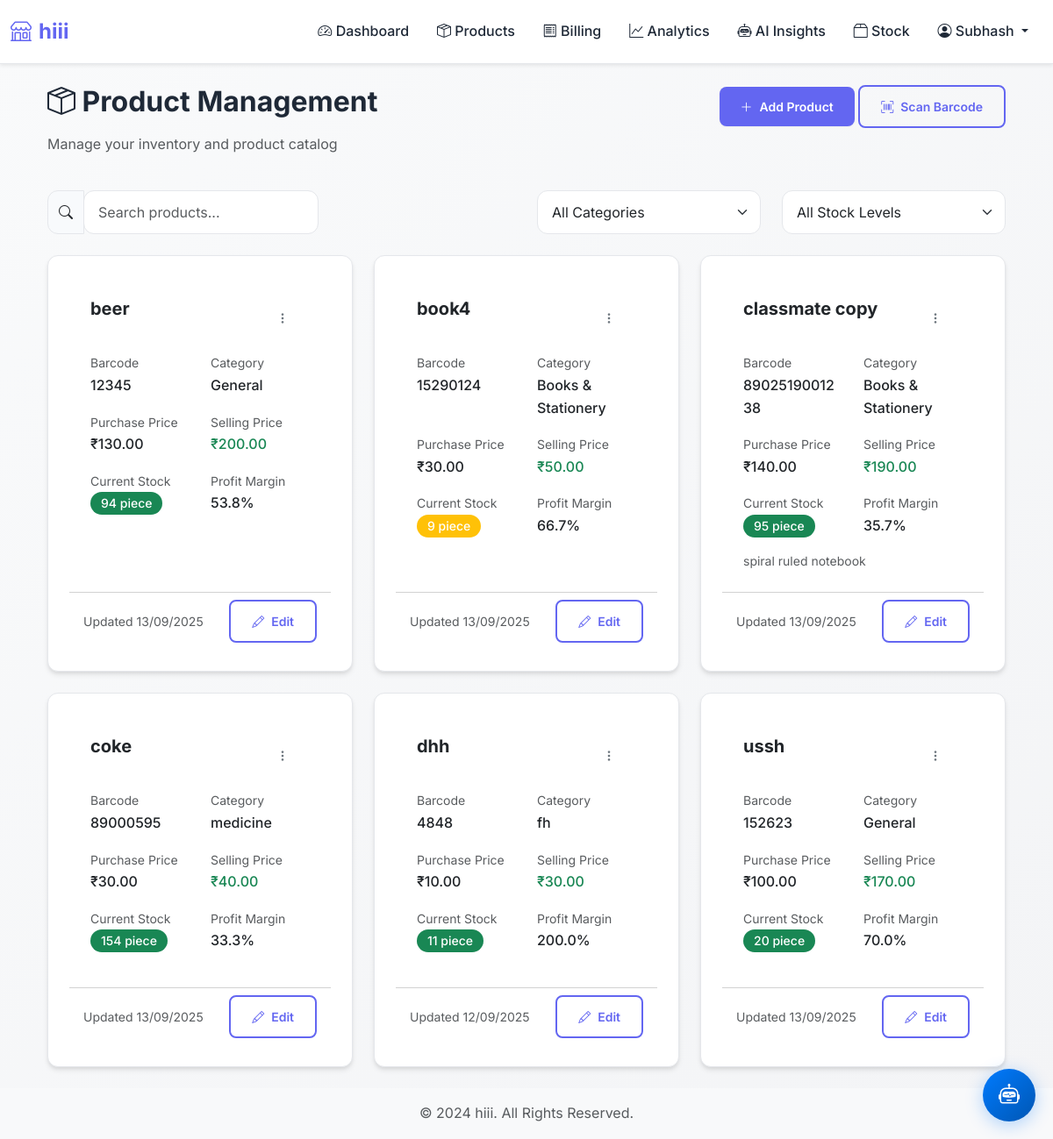
Screenshot of /products (signed in) with the database file from the repository.
### models.py (models this page shows, shortened)
class User(UserMixin, db.Model):
    __tablename__ = 'users'
    id = db.Column(db.Integer, primary_key=True)
    username = db.Column(db.String(80), unique=True, nullable=False)
    password_hash = db.Column(db.String(120), nullable=False)
    shop_name = db.Column(db.String(200))
    shop_address = db.Column(db.String(500))
    phone = db.Column(db.String(20))
    email = db.Column(db.String(120))
    min_stock_alert_threshold = db.Column(db.Integer, default=5) # New field
    session_timeout = db.Column(db.Integer, default=60)
    two_factor_auth = db.Column(db.Boolean, default=False)
    theme = db.Column(db.String(20), default='light')
    accent_color = db.Column(db.String(20), default='blue')
    items_per_page = db.Column(db.Integer, default=25)
    compact_mode = db.Column(db.Boolean, default=False)
    auto_backup = db.Column(db.Boolean, default=False)
    backup_retention = db.Column(db.Integer, default=30)
    gst_number = db.Column(db.String(20))
    city = db.Column(db.String(100))
    state = db.Column(db.String(100))
    pincode = db.Column(db.String(10))
    auto_reorder_level = db.Column(db.Integer, default=5)
    default_tax_rate = db.Column(db.Float, default=18.0)
    currency = db.Column(db.String(10), default='INR')
    enable_barcode_scanning = db.Column(db.Boolean, default=True)
    enable_stock_alerts = db.Column(db.Boolean, default=True)
    email_low_stock = db.Column(db.Boolean, default=False)
    email_daily_summary = db.Column(db.Boolean, default=False)
    email_weekly_report = db.Column(db.Boolean, default=False)
    browser_notifications = db.Column(db.Boolean, default=True)
    sound_alerts = db.Column(db.Boolean, default=True)
    created_at = db.Column(db.DateTime, default=datetime.utcnow)
    products = db.relationship('Product', backref='owner', lazy=True, cascade='all, delete-orphan')
    bills = db.relationship('Bill', backref='created_by', lazy=True, cascade='all, delete-orphan')

class Product(db.Model):
    __tablename__ = 'products'
    id = db.Column(db.Integer, primary_key=True)
    barcode = db.Column(db.String(100), unique=True, nullable=False, index=True)
    name = db.Column(db.String(200), nullable=False)
    description = db.Column(db.Text)
    category = db.Column(db.String(100))
    brand = db.Column(db.String(100))
    purchase_price = db.Column(db.Float, nullable=False)
    selling_price = db.Column(db.Float, nullable=False)
    current_stock = db.Column(db.Integer, default=0)
    min_stock_level = db.Column(db.Integer, default=5)
    unit = db.Column(db.String(50), default='piece')  # piece, kg, liter, etc.
    image_url = db.Column(db.String(500))
    user_id = db.Column(db.Integer, db.ForeignKey('users.id'), nullable=False)
    created_at = db.Column(db.DateTime, default=datetime.utcnow)
    updated_at = db.Column(db.DateTime, default=datetime.utcnow, onupdate=datetime.utcnow)
    stock_movements = db.relationship('StockMovement', backref='product', lazy=True, cascade='all, delete-orphan')
    bill_items = db.relationship('BillItem', backref='product', lazy=True)
    @property
    def profit_margin(self):
        if self.purchase_price > 0:
            return ((self.selling_price - self.purchase_price) / self.purchase_price) * 100
        return 0
    @property
    def is_low_stock(self):
        return self.current_stock <= self.min_stock_level

### app.py (the view, shortened to what this page needs)
@app.route('/products')
@login_required
def products():
    search = request.args.get('search', '')
    category = request.args.get('category', '')
    page = request.args.get('page', 1, type=int)
    per_page = 50  # Limit products per page for better performance
    query = Product.query.filter_by(user_id=current_user.id)
    if category:
        query = query.filter_by(category=category)
    products_pagination = query.order_by(Product.name).paginate(
        page=page, per_page=per_page, error_out=False
    )
    categories = db.session.query(Product.category).filter(
        Product.user_id == current_user.id,
        Product.category.isnot(None)
    ).distinct().all()
    return render_template('products.html',
                         products=products_pagination.items,
                         categories=categories,
                         pagination=products_pagination)

### templates/products.html (shortened to what this page needs)
{% extends "base.html" %}
{% block content %}
<div class="container-fluid">
    <div class="row mb-4">
        <div class="col-md-8">
            <h2><i class="bi bi-box-seam"></i> Product Management</h2>
            <p class="text-muted">Manage your inventory and product catalog</p>
        </div>
        <div class="col-md-4 text-end">
            <a href="{{ url_for('add_product') }}" class="btn btn-primary">
                <i class="bi bi-plus-lg"></i> Add Product
            </a>
            <button class="btn btn-outline-primary" onclick="startBarcodeScanner()">
                <i class="bi bi-upc-scan"></i> Scan Barcode
            </button>
        </div>
    </div>
    <div class="row mb-4">
        <div class="col-md-6">
            <div class="input-group">
                <span class="input-group-text"><i class="bi bi-search"></i></span>
                <input type="text" class="form-control" placeholder="Search products..." id="searchInput" value="{{ request.args.get('search', '') }}">
            </div>
        </div>
        <div class="col-md-3">
            <select class="form-select" id="categoryFilter">
                <option value="">All Categories</option>
            </select>
        </div>
        <div class="col-md-3">
            <select class="form-select" id="stockFilter">
                <option value="">All Stock Levels</option>
            </select>
        </div>
    </div>
    <div class="row" id="productsGrid">
        {% if products %}
            {% for product in products %}
            <div class="col-md-6 col-lg-4 mb-4 product-item"
                 data-category="{{ product.category or '' }}"
                 data-stock="{{ 'low' if product.is_low_stock else ('out' if product.current_stock == 0 else 'good') }}">
                <div class="card product-card h-100">
                    <div class="card-body">
                        <div class="d-flex justify-content-between align-items-start mb-3">
                            <h5 class="card-title mb-0">{{ product.name }}</h5>
                            <div class="dropdown">
                                <button class="btn btn-sm btn-outline-secondary" type="button" data-bs-toggle="dropdown">
                                    <i class="bi bi-three-dots-vertical"></i>
                                </button>
                            </div>
                        </div>
                        <div class="row mb-3">
                            <div class="col-6">
                                <small class="text-muted">Barcode</small>
                                <div class="fw-medium">{{ product.barcode }}</div>
                            </div>
                            <div class="col-6">
                                <small class="text-muted">Category</small>
                                <div class="fw-medium">{{ product.category or 'General' }}</div>
                            </div>
                        </div>
                        <div class="row mb-3">
                            <div class="col-6">
                                <small class="text-muted">Purchase Price</small>
                                <div class="fw-medium">₹{{ "{:,.2f}".format(product.purchase_price) }}</div>
                            </div>
                            <div class="col-6">
                                <small class="text-muted">Selling Price</small>
                                <div class="fw-medium text-success">₹{{ "{:,.2f}".format(product.selling_price) }}</div>
                            </div>
                        </div>
                        <div class="row mb-3">
                            <div class="col-6">
                                <small class="text-muted">Current Stock</small>
                                <div class="fw-medium">
                                    <span class="badge {{ 'bg-danger' if product.current_stock == 0 else ('bg-warning' if product.is_low_stock else 'bg-success') }}">
                                        {{ product.current_stock }} {{ product.unit }}
                                    </span>
                                </div>
                            </div>
                            <div class="col-6">
                                <small class="text-muted">Profit Margin</small>
                                <div class="fw-medium">{{ "{:.1f}".format(product.profit_margin) }}%</div>
                            </div>
                        </div>
                        {% if product.description %}
                        <p class="card-text small text-muted">{{ product.description[:100] }}{% if product.description|length > 100 %}...{% endif %}</p>
                        {% endif %}
                    </div>
                    <div class="card-footer bg-transparent">
                        <div class="d-flex justify-content-between align-items-center">
                            <small class="text-muted">Updated {{ product.updated_at.strftime('%d/%m/%Y') }}</small>
                            <a href="{{ url_for('edit_product', id=product.id) }}" class="btn btn-sm btn-outline-primary">
                                <i class="bi bi-pencil"></i> Edit
                            </a>
                        </div>
                    </div>
                </div>
            </div>
            {% endfor %}
        {% endif %}
    </div>
</div>
{% endblock %}

### templates/base.html (shortened to what this page needs)
<!DOCTYPE html>
<html lang="en">
<head>
    <link href="https://cdn.jsdelivr.net/npm/bootstrap@5.3.2/dist/css/bootstrap.min.css" rel="stylesheet">
    <link href="https://cdn.jsdelivr.net/npm/bootstrap-icons@1.11.1/font/bootstrap-icons.css" rel="stylesheet">
    <link rel="stylesheet" href="{{ url_for('static', filename='css/main.css') }}">
</head>
<body>
    {% if current_user.is_authenticated %}
    <nav class="navbar navbar-expand-lg navbar-light bg-white shadow-sm">
        <div class="container-fluid">
            <a class="navbar-brand" href="{{ url_for('dashboard') }}">
                <i class="bi bi-shop"></i> {{ current_user.shop_name or 'Retail Manager' }}
            </a>
            <div class="collapse navbar-collapse" id="navbarNav">
                <ul class="navbar-nav ms-auto">
                    <li class="nav-item">
                        <a class="nav-link" href="{{ url_for('dashboard') }}">
                            <i class="bi bi-speedometer2"></i> Dashboard
                        </a>
                    </li>
                    <li class="nav-item">
                        <a class="nav-link" href="{{ url_for('products') }}">
                            <i class="bi bi-box-seam"></i> Products
                        </a>
                    </li>
                    <li class="nav-item">
                        <a class="nav-link" href="{{ url_for('billing') }}">
                            <i class="bi bi-receipt"></i> Billing
                        </a>
                    </li>
                    <li class="nav-item">
                        <a class="nav-link" href="{{ url_for('analytics') }}">
                            <i class="bi bi-graph-up"></i> Analytics
                        </a>
                    </li>
                    <li class="nav-item">
                        <a class="nav-link" href="{{ url_for('ai_insights') }}">
                            <i class="bi bi-robot"></i> AI Insights
                        </a>
                    </li>
                    <li class="nav-item">
                        <a class="nav-link" href="{{ url_for('stock_management') }}">
                            <i class="bi bi-box2"></i> Stock
                        </a>
                    </li>
                    <li class="nav-item dropdown">
                        <a class="nav-link dropdown-toggle" href="#" role="button" data-bs-toggle="dropdown">
                            <i class="bi bi-person-circle"></i> {{ current_user.username }}
                        </a>
                    </li>
                </ul>
            </div>
        </div>
    </nav>
    {% endif %}
    <div class="container mt-4 content-section">
        {% block content %}{% endblock %}
    </div>
    {% if current_user.is_authenticated %}
    <footer class="mt-auto py-3 bg-light">
        <div class="container text-center">
            <p class="text-muted mb-0">&copy; 2024 {{ current_user.shop_name or 'Retail Manager' }}. All Rights Reserved.</p>
        </div>
    </footer>
    {% endif %}
</body>
</html>

### rows the page displays
User: shop_name "hiii", username "Subhash"
Product: name "beer", barcode "12345", category "General", purchase_price "130.00", selling_price "200.00", current_stock "94", unit "piece", profit_margin "53.8", updated_at "13/09/2025"
Product: name "book4", barcode "15290124", category "Books & Stationery", purchase_price "30.00", selling_price "50.00", current_stock "9", unit "piece", profit_margin "66.7", updated_at "13/09/2025"
Product: name "classmate copy", barcode "8902519001238", category "Books & Stationery", purchase_price "140.00", selling_price "190.00", current_stock "95", unit "piece", profit_margin "35.7", description "spiral ruled notebook", updated_at "13/09/2025"
Product: name "coke", barcode "89000595", category "medicine", purchase_price "30.00", selling_price "40.00", current_stock "154", unit "piece", profit_margin "33.3", updated_at "13/09/2025"
Product: name "dhh", barcode "4848", category "fh", purchase_price "10.00", selling_price "30.00", current_stock "11", unit "piece", profit_margin "200.0", updated_at "12/09/2025"
Product: name "ussh", barcode "152623", category "General", purchase_price "100.00", selling_price "170.00", current_stock "20", unit "piece", profit_margin "70.0", updated_at "13/09/2025"
